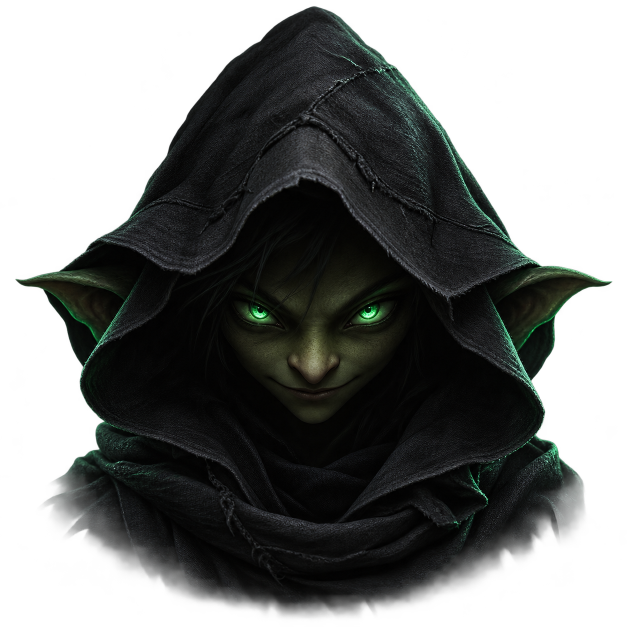
#> input picture orbit_app/web/assets/guardian-original.png, 1254 x 1254 px (shown at 1/2 size)
$ python -i design_post.py   (imports and definitions only)
#> lines starting #> are read from the running program, lines starting #| are printed output that depends on the picture; after the words box and inside, x2 and y2 are one past the last pixel; in counts of white or black regions, pixels touching at a corner belong together
#> further down, picture is the input picture: PIL image 1254x1254 RGBA; mean R, G, B, A 11.4, 13.1, 11.9, 140.2
"""Turn a FLUX render into a print-ready file. Runs in ORBIT's image runtime (it has Pillow); the worker's
own Python does not.

    python design_post.py apparel|coloring|art SOURCE OUT THUMB
    python design_post.py book OUT.pdf PAGE.png [PAGE.png ...]

apparel  transparent background (the render is asked for on plain white), trimmed, up to 4096 px: the size
         print-on-demand shops ask for.
coloring pure black lines on white, centred on an A4 page at 300 dpi, for a printable colouring book.
art      upscaled to 4096 px, opaque.
"""
import sys
from PIL import Image, ImageFilter, ImageOps

A4 = (2480, 3508)
LONG = 4096


def upscale(img, long=LONG):
    scale = long / max(img.size)
    return img.resize((round(img.width * scale), round(img.height * scale)), Image.LANCZOS) if scale > 1 else img


def apparel(img):
    rgba = img.convert('RGBA')
    gray = ImageOps.grayscale(img)
    # Near-white becomes transparent with a soft edge, so lines keep their antialiasing.
    alpha = gray.point(lambda v: 0 if v >= 245 else 255 if v <= 215 else int((245 - v) * 255 / 30))
    rgba.putalpha(alpha)
    box = alpha.getbbox()
    if not box:
        raise ValueError('a kép üres (csak fehér háttér)')
    rgba = rgba.crop(box)
    pad = round(max(rgba.size) * 0.05)
    canvas = Image.new('RGBA', (rgba.width + 2 * pad, rgba.height + 2 * pad), (0, 0, 0, 0))
    canvas.paste(rgba, (pad, pad), rgba)
    return upscale(canvas)


def coloring(img):
    lines = ImageOps.grayscale(img).filter(ImageFilter.MedianFilter(3)).point(lambda v: 0 if v < 150 else 255)
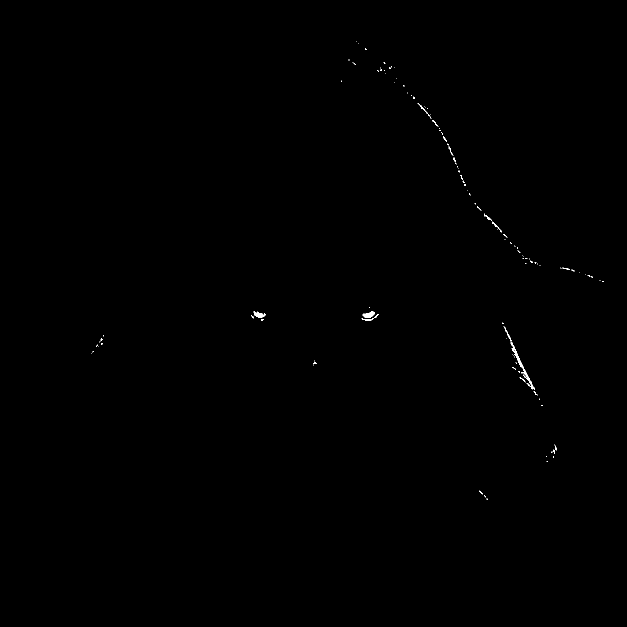
#> lines: PIL image 1254x1254 L (shown at 1/2 size); 0.12% white; 121 white regions (103 under 20 px), largest, box (x1, y1, x2, y2) and area: (1021, 684, 1070, 780) 468, (725, 622, 750, 636) 203, (507, 623, 531, 636) 178
    box = ImageOps.invert(lines).getbbox()
#> box = (0, 0, 1254, 1254)
    if box:
        lines = lines.crop(box)
    room = (A4[0] - 200, A4[1] - 200)
    scale = min(room[0] / lines.width, room[1] / lines.height)
#> scale = 1.82
    lines = lines.resize((round(lines.width * scale), round(lines.height * scale)), Image.LANCZOS).point(lambda v: 0 if v < 128 else 255)
#> lines: PIL image 2280x2280 L; 0.12% white; 121 white regions (69 under 20 px), largest, box (x1, y1, x2, y2) and area: (1856, 1244, 1946, 1418) 1547, (1318, 1131, 1364, 1156) 672, (922, 1133, 966, 1156) 584
    page = Image.new('L', A4, 255)
#> page: PIL image 2480x3508 L; every value is 255
    page.paste(lines, ((A4[0] - lines.width) // 2, (A4[1] - lines.height) // 2))
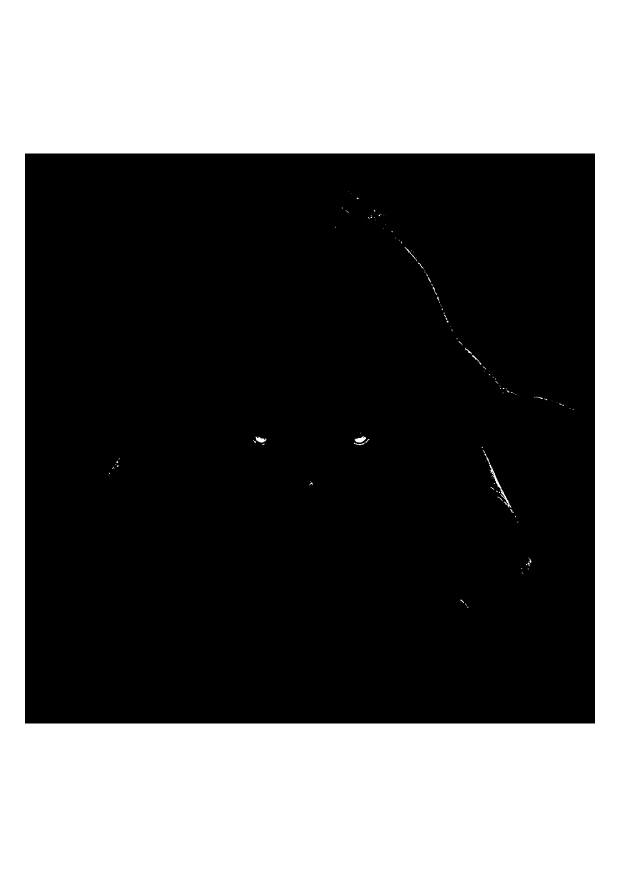
#> page: PIL image 2480x3508 L (shown at 1/4 size); 40.3% white; 122 white regions (69 under 20 px), largest, box (x1, y1, x2, y2) and area: (0, 0, 2480, 3508) 3501440, (1956, 1858, 2046, 2032) 1547, (1418, 1745, 1464, 1770) 672
    return page


def thumb(img, path):
    t = img.convert('RGBA')
    t.thumbnail((320, 320))
    back = Image.new('RGB', t.size, (236, 236, 240))
    back.paste(t, (0, 0), t)
    back.save(path, 'JPEG', quality=80)


def main(args):
    if args[0] == 'book':
        pages = [Image.open(p).convert('L') for p in args[2:]]
        pages[0].save(args[1], 'PDF', resolution=300, save_all=True, append_images=pages[1:])
        return
    kind, source, out, small = args
    img = Image.open(source)
    done = apparel(img) if kind == 'apparel' else coloring(img) if kind == 'coloring' else upscale(img.convert('RGB'))
    done.save(out, 'PNG', dpi=(300, 300))
    thumb(done, small)


# [6 lines not run here, left out]

>>> from PIL import Image
>>> picture = Image.open('web/assets/guardian-original.png')
>>> result = coloring(picture)
